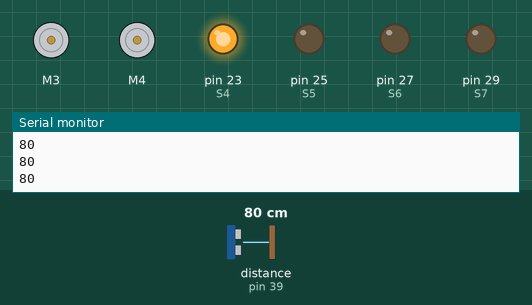
Bench run of a sketch on a simulated Arduino Mega 2560, built with avr-gcc and run on an emulated ATmega2560. Shown: 2 × DC motor (green arrow = forward, orange = backward, longer = faster), output pins drawn as LEDs (lit = HIGH), the last lines printed to the serial monitor. The inputs (shaded band) are chosen by the test bench; at power-on: distance to the obstacle (sensor on pin 39) 80 cm. The echo pulse lasts 58.3 µs per cm; pins used as bus, display or sensor lines are not drawn.

Above: at 1.2 s.
1.3 s: distance to the obstacle (sensor on pin 39) set to 5 cm
2.8 s: distance to the obstacle (sensor on pin 39) set to 2 cm
At 4.9 s:
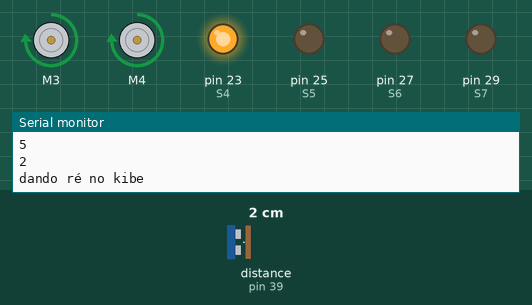
At 5.6 s:
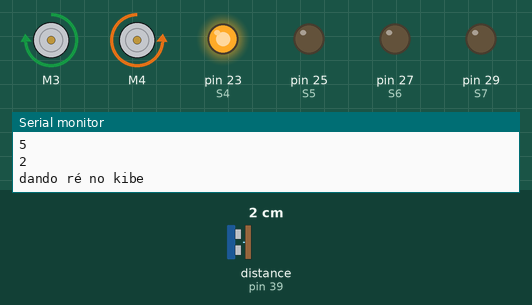
5.8 s: distance to the obstacle (sensor on pin 39) set to 4 cm
At 8.8 s:
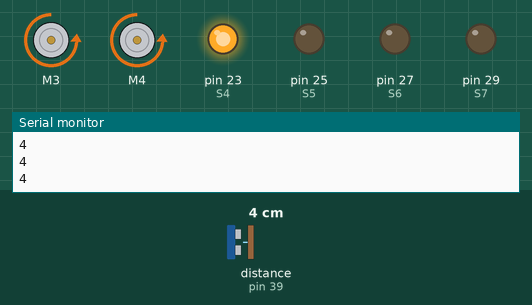
Timing chart, 0 to 10.3 s (numbered marks = the images above; inputs shaded):
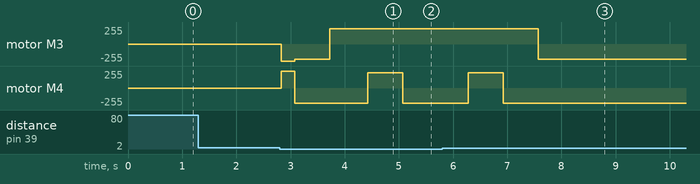

Measured:
- the behaviour switches between 4 and 3 cm on distance to the obstacle (sensor on pin 39) (found by bisection; images 0 and 1)
- after the input at 2.8 s, motor M3: stopped → backward 255/255 at once, → backward 230/255 0.25 s later, → forward 230/255 0.65 s later; motor M4: stopped → forward 255/255 at once, → backward 230/255 0.25 s later, → forward 230/255 1.4 s later, → backward 230/255 0.65 s later
- after the input at 5.8 s, motor M3: goes on until 7.6 s, then stays backward 230/255; motor M4: goes on until 6.9 s, then stays backward 230/255

The sketch:

OBR2023.ino
```cpp
#include <Ultrasonic.h>
#include <AFMotor.h>
#define pin_S3 38 //Direita 90
#define pin_S2 32 //Esquerda 90
#define pin_S1 34 //Centro
#define pin_S0 36 //Centro


// Pino digital conectado ao sensor HSRO4
Ultrasonic Ultra1(37, 39);  //Frente Baixo

//SENSOR VERDE DIREITA
#define S0 22
#define S1 24
#define S2 26
#define S3 28
#define sensorOut_D 30

//SENSOR VERDE ESQUERDA
#define S4 23
#define S5 25
#define S6 27
#define S7 29
#define sensorOut_E 31

AF_DCMotor motor3(3); //Seleção do Motor 1
AF_DCMotor motor4(4); //Seleção do Motor 2
bool SensorC1 = 0;
bool SensorC2 = 0;
bool Sensor2 = 0;
bool Sensor3 = 0;
int verdeD = 0;
int verdeE = 0;
int distancia1 = 0;
int green=0;
int green_e=0;


void setup() {

  pinMode(S0, OUTPUT);
  pinMode(S1, OUTPUT);
  pinMode(S2, OUTPUT);
  pinMode(S3, OUTPUT);
  pinMode(S4, OUTPUT);
  pinMode(S5, OUTPUT);
  pinMode(S6, OUTPUT);
  pinMode(S7, OUTPUT);


  pinMode(sensorOut_D, INPUT);   // Set Sensor Verde
  pinMode(sensorOut_E, INPUT);  // Set Sensor Verde

  pinMode(pin_S3, INPUT);       //Setamos os pinos dos sensores Segue Linha
  pinMode(pin_S0, INPUT);       //Setamos os pinos dos sensores Segue Linha
  pinMode(pin_S1, INPUT);       //Setamos os pinos dos sensores Segue Linha
  pinMode(pin_S2, INPUT);       //Setamos os pinos dos sensores Segue Linha

  // Set Frequency scaling to 20%
  digitalWrite(S0, HIGH);
  digitalWrite(S1, LOW);
  digitalWrite(S4, HIGH);
  digitalWrite(S5, LOW);

  // Setup Serial Monitor
 Serial.begin(9600);
  //Serial.begin(115200);

}
void loop(){
  //SL();
  //Curva90();

  obstaculo();

}
```

Curva.ino
```cpp
 void Curva90(){
  Sensor3 = digitalRead(pin_S3); //Esq
  Sensor2 = digitalRead(pin_S2); //Dir

  if ((Sensor2 == 1) && (Sensor3 == 0)) { // Se detectar um lado preto e o outro branco
    Serial.println("DIR Curva de 90");
    verde();
    robot_forward(255);
    delay(100);
    robot_stop(0);
    delay(200);//tomar cuidado
    SensorC1 = digitalRead(pin_S1);
    SensorC2 = digitalRead(pin_S0);
    if((SensorC1==1)||(SensorC2==1)){
      robot_forward(255);
      delay(400);
    }
    else{
      robot_forward(255);
      delay(100);
      while((SensorC1==0)||(SensorC2==0)){
      SensorC1 = digitalRead(pin_S1);
      SensorC2 = digitalRead(pin_S0);
      robot_left(255);// para Direita
      delay(50);
      }

    }
  }
  if ((Sensor2 == 0) && (Sensor3 == 1)) { // Se detectar um lado branco e o outro preto
    Serial.println("ESQ Curva de 90");
    verde();
    robot_forward(255);
    delay(100);
    robot_stop(0);
    delay(200);//tomar cuidado
    SensorC1 = digitalRead(pin_S1);
    SensorC2 = digitalRead(pin_S0);
    if((SensorC1==1)||(SensorC2==1)){
      robot_forward(255);
      delay(400);
    }
    else{
      robot_forward(255);
      delay(100);
      while((SensorC1==0)||(SensorC2==0)){
      SensorC1 = digitalRead(pin_S1);
      SensorC2 = digitalRead(pin_S0);
      robot_right(255);// para Esquerda
      delay(50);
      }
    }
  }

if ((Sensor3 == 1) && (Sensor2 == 1)) { //Se detectar na extremidade das faixas duas cores pretas
     robot_forward(255); //Para frente/Verificar Encruzilhada
     delay(50);
    if ((SensorC1 == 0) || (SensorC2 == 0)){ //fica esperto qq coisa inverte 1
    Serial.println("BECO");
    delay(25);
    robot_right(255);
    delay(1500);
    robot_forward(255);// para Frente
    delay(100);
       }
    else{
      robot_forward(255);// para Frente
      delay(100);
      Serial.println("ENCU");
    }
   }
}
```

MOVROBO.ino
```cpp
void robot_backward(unsigned char v)
{
  motor3.setSpeed(v);
  motor3.run(BACKWARD);
  motor4.setSpeed(v);
  motor4.run(FORWARD);


} //end robot forward

void robot_forward(unsigned char v)
{
  motor3.setSpeed(v);
  motor3.run(FORWARD);
  motor4.setSpeed(v);
  motor4.run(BACKWARD);

} //end robot backward

void robot_left(unsigned char v)
{
  motor3.setSpeed(v);
  motor3.run(FORWARD);
  motor4.setSpeed(v);
  motor4.run(FORWARD);
} //end robot left

void robot_right(unsigned char v)
{
  motor3.setSpeed(v);
  motor3.run(BACKWARD);
  motor4.setSpeed(v);
  motor4.run(BACKWARD);
} //end robot left


void robot_stop(unsigned char v)
{
  motor3.setSpeed(v);
  motor3.run(RELEASE);
  motor4.setSpeed(v);
  motor4.run(RELEASE);
}
```

Obstaculo.ino
```cpp
void obstaculo()
{
  distancia1 = Ultra1.Ranging(CM);
   Serial.println(distancia1);
  if ((distancia1 > 1) && (distancia1 < 4)) {
      Serial.println("dando ré no kibe");
      robot_backward(255);// para Frente
      delay(250);
      //CONTORNO PELA ESQUERDA

        robot_right(230); // para Direita
        delay(650);
        robot_forward(230);// para Frente
        delay(700);
        robot_left(230);// para Esquerda
        delay(650);
        robot_forward(230);// para Frente
        delay(1200);
        robot_left(230);// para Esquerda
        delay(650);
        robot_forward(230);// para Frente
        delay(650);
        robot_right(230); // para Direita
        delay(650);
    }
} //fim do void
```

Segue_Linha.ino
```cpp
void SL()
{
   SensorC1 = digitalRead(pin_S1);
   SensorC2 = digitalRead(pin_S0);
  //LEMBRETE QUE 0-LUZ LIGADA E 1-DESLIGADA
  Serial.println(Sensor2);
  Serial.println(Sensor3);
  Serial.println(SensorC1);
  Serial.println(SensorC2);
  if ((SensorC1 == 1) && (SensorC2 == 1)) { // Se detectar na extremidade das faixas duas cores brancas e Nas duas do ceentro preto
    Serial.println("CEN");
    robot_forward(200);// para Frente
    delay(5);
  }
   if ((SensorC1 == 1) && (SensorC2 == 0)) { // Se detectar na extremidade das faixas duas cores brancas e Nas duas do ceentro preto
    Serial.println("Esq");
    robot_left(190);
    // Direita
    delay(5);
  }
   if ((SensorC1 == 0) && (SensorC2 == 1)) { // Se detectar na extremidade das faixas duas cores brancas e Nas duas do ceentro preto
    Serial.println("Dir");
    robot_right(190);// Esquerda
    delay(5);
  }
  /*if ((SensorC1 == 0) && (SensorC2 == 0)) {
    Serial.println("GAP");
    robot_forward(255);// para Frente
    delay(500);
    robot_stop(0);
    delay(1000);
  }*/
} //FIM VOID
```

Verde.ino
```cpp
void verde(){
  robot_stop(0);
  leitura_cores(); // Chama a rotina que le as cores
  delay(1500);
  Serial.println(verdeE);
  Serial.println(verdeD);
  Sensor3 = digitalRead(pin_S3); //Esq
  Sensor2 = digitalRead(pin_S2); //Dir
  if ((verdeE > 30)&&(Sensor3 == 1)){
    Serial.println(" VERDE ESQUERDA");
    robot_forward(255);
    delay(150);
    robot_right(255);
    delay(750);
  }

  if ((verdeD > 30)&&(Sensor2 == 1)){
    Serial.println("VERDE DIREITA");
    robot_forward(255);
    delay(150);
    robot_left(255);
    delay(750);
  }
  if((verdeE > 30)&&(Sensor3 == 1)&&(verdeD > 30)&&(Sensor2 == 1)){
    Serial.println("VERDE RETORNA");
    robot_left(255);
    delay(1000);
  }
}

// Rotina que le o valor das cores
void leitura_cores(){

  digitalWrite(S3, HIGH); // PINO S3 em nivel alto
  digitalWrite(S2, HIGH); // Pino S2 em nivel alto

  if(digitalRead(sensorOut_D) == HIGH){ // Verifica o nivel logico no pino OUT do sensor
    verdeD = pulseIn(sensorOut_D, LOW); // Le duracao do pulso na saida
  } else {
    verdeD = pulseIn(sensorOut_D, HIGH); // Le duracao do pulso na saida
  }


  //ESQUERDA/////////////////////////////////////////////////////////###################################################################


  digitalWrite(S7, HIGH); // PINO S3 em nivel alto
  digitalWrite(S6, HIGH); // Pino S2 em nivel alto

  if(digitalRead(sensorOut_E) == HIGH){ // Verifica o nivel logico no pino OUT do sensor
    verdeE = pulseIn(sensorOut_E, LOW); // Le duracao do pulso na saida
  } else {
    verdeE = pulseIn(sensorOut_E, HIGH); // Le duracao do pulso na saida
  }

}
```
